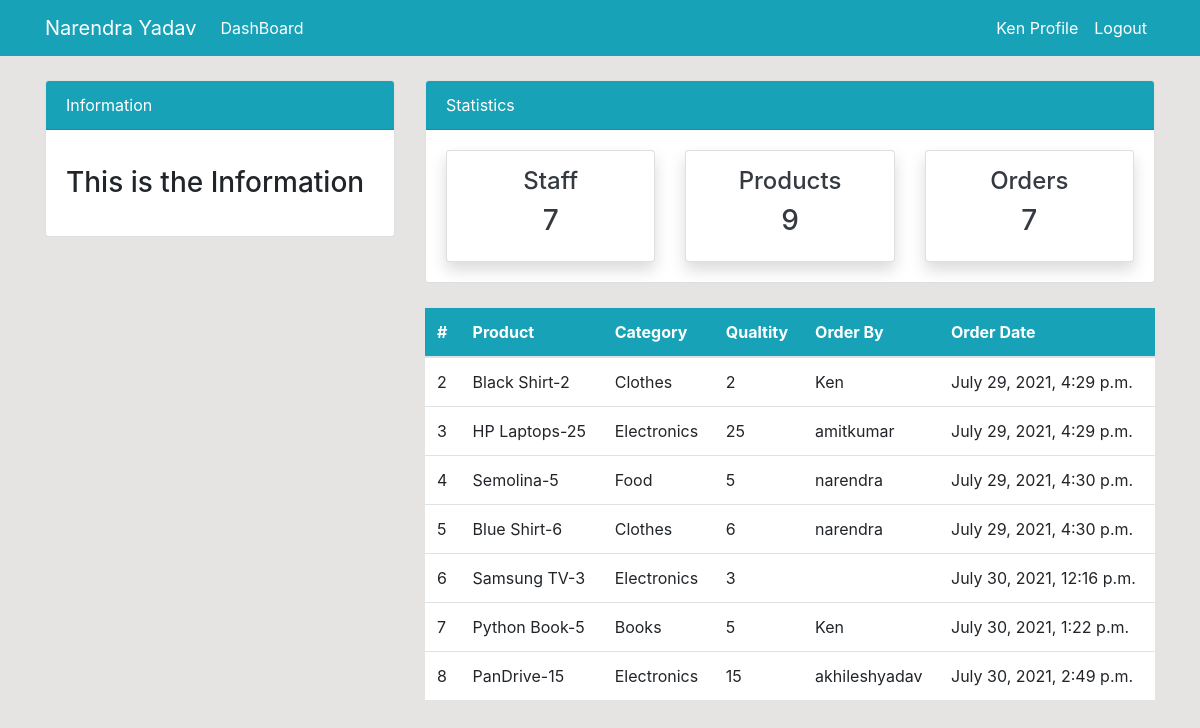
Page /order/ (signed in) on the committed database.
### dashboard/models.py (models this page shows, shortened)
class Order(models.Model):
	product = models.ForeignKey(Product, on_delete=models.CASCADE, null=True)
	staff = models.ForeignKey(User, models.CASCADE, null=True)
	order_qualtity = models.PositiveIntegerField(null=True)
	date = models.DateTimeField(auto_now_add=True)
	class Meta:
		verbose_name_plural = 'Order'

class Product(models.Model):
	name = models.CharField(max_length=100, null=True)
	category = models.CharField(max_length=20, choices=CATEGORY,  null=True)
	quantity = models.PositiveIntegerField(null=True)
	class Meta:
		verbose_name_plural = 'Product'
	def __str__(self):
		return f'{self.name}-{self.quantity}'

### dashboard/views.py (the view)
# urls.py: path('order/', views.order, name='dashboard-order'),
@login_required
def order(request):
	orders = Order.objects.all()
	order_count = orders.count()
	workers = User.objects.all()
	workers_count = workers.count()
	items = Product.objects.all()
	count = items.count()
	context = {
		'orders': orders,
		'order_count': order_count,
		'workers_count': workers_count,
		'count': count,
	}
	return render(request, 'dashboard/order.html', context)

### templates/dashboard/order.html (shortened to what this page needs)
{% extends 'partials/base.html' %}
{% block content %}
	{% include 'partials/topnav.html' %}
	<div class="container">
		<div class="row my-4">
			<div class="col-md-4"></div>
			<div class="col-md-8">
				<table class="table bg-white">
					<thead class="bg-info">
						<tr class="text-white">
							<th>#</th>
							<th>Product</th>
							<th>Category</th>
							<th>Qualtity</th>
							<th>Order By</th>
							<th>Order Date</th>
						</tr>
					</thead>
					<tbody>
						{% for order in orders %}
						<tr>
							<td>{{order.id}}</td>
							<td>{{order.product}}</td>
							<td>{{order.product.category}}</td>
							<td>{{order.product.quantity}}</td>
							<td>{{order.staff.username}}</td>
							<td>{{order.date}}</td>
						</tr>
						{% endfor %}
					</tbody>
				</table>
			</div>
		</div>
	</div>
{% endblock %}

### templates/partials/base.html (shortened to what this page needs)
<!doctype html>
<html lang="en">
	{% load static %}
  <head>
	<link rel="stylesheet" href="https://cdn.jsdelivr.net/npm/bootstrap@4.6.0/dist/css/bootstrap.min.css">
	<link rel="stylesheet" type="text/css" href="{% static 'style.css' %}">
  </head>
  <body>
	{% include 'partials/nav.html' %}
	{% block content %}
	{% endblock %}
  </body>
</html>

### templates/partials/nav.html (shortened to what this page needs)
<nav class="navbar navbar-expand-lg navbar-info bg-info">
	{% if user.is_authenticated %}
	<div class="container">
		<a class="navbar-brand text-white" href="{% url 'dashboard-index' %}">Narendra Yadav</a>
		<div class="collapse navbar-collapse" id="navbarSupportedContent">
			<ul class="navbar-nav mr-auto">
				<li class="nav-item active">
					<a class="nav-link text-white" href="{% url 'dashboard-index' %}">DashBoard <span class="sr-only">(current)</span></a>
				</li>
			</ul>
			<ul class="navbar-nav ml-auto">
				<li class="nav-item active">
					<a class="nav-link text-white" href="{% url 'user-profile' %}">{{user.username}} Profile <span class="sr-only">(current)</span></a>
				</li>
				<li class="nav-item">
					<a class="nav-link text-white" href="{% url 'user-logout' %}">Logout</a>
				</li>
			</ul>
			{% endif %}
		</div>
	</div>
</nav>

### templates/partials/topnav.html (shortened to what this page needs)
<div class="container">
	<div class="row mt-4">
		<div class="col-md-4">
			<div class="card">
				<div class="card-header bg-info text-white">
					Information
				</div>
				<div class="card-body">
					<marquee behavior="" direction="">
						<h3 class="my-3">This is the Information</h3>
					</marquee>
				</div>
			</div>
		</div>
		<div class="col-md-8">
			<div class="card">
				<div class="card-header bg-info text-white">
					Statistics
				</div>
				<div class="card-body">
					<div class="row">
						<div class="col-md-4">
							<a class="text-decoration-none text-dark" href="{% url 'dashboard-staff' %}">
								<div class="card my-card shadow text-center p-3">
									<h4>Staff </h4>
									<h3>{{ workers_count }}</h3>
								</div>
							</a>
						</div>
						<div class="col-md-4">
							<a class="text-decoration-none text-dark" href="{% url 'dashboard-product' %}">
								<div class="card my-card shadow text-center p-3">
									<h4>Products </h4>
									<h3>{{count}}</h3>
								</div>
							</a>
						</div>
						<div class="col-md-4">
							<a class="text-decoration-none text-dark" href="{% url 'dashboard-order' %}">
								<div class="card my-card shadow text-center p-3">
									<h4>Orders </h4>
									<h3>{{ order_count }}</h3>
								</div>
							</a>
						</div>
					</div>
				</div>
			</div>
		</div>
	</div>
</div>

### static/style.css (style rules this page uses)
body { background: rgb(230, 227, 227); }

### rows in the picture
Order: id "2", product "Black Shirt-2", product.category "Clothes", product.quantity "2", staff.username "Ken", date "July 29, 2021, 4:29 p.m."
Order: id "3", product "HP Laptops-25", product.category "Electronics", product.quantity "25", staff.username "amitkumar", date "July 29, 2021, 4:29 p.m."
Order: id "4", product "Semolina-5", product.category "Food", product.quantity "5", staff.username "narendra", date "July 29, 2021, 4:30 p.m."
Order: id "5", product "Blue Shirt-6", product.category "Clothes", product.quantity "6", staff.username "narendra", date "July 29, 2021, 4:30 p.m."
Order: id "6", product "Samsung TV-3", product.category "Electronics", product.quantity "3", date "July 30, 2021, 12:16 p.m."
Order: id "7", product "Python Book-5", product.category "Books", product.quantity "5", staff.username "Ken", date "July 30, 2021, 1:22 p.m."
Order: id "8", product "PanDrive-15", product.category "Electronics", product.quantity "15", staff.username "akhileshyadav", date "July 30, 2021, 2:49 p.m."

### other values in the picture
{{ user.username }} "Ken"
{{ workers_count }} "7"
{{ count }} "9"
{{ order_count }} "7"
